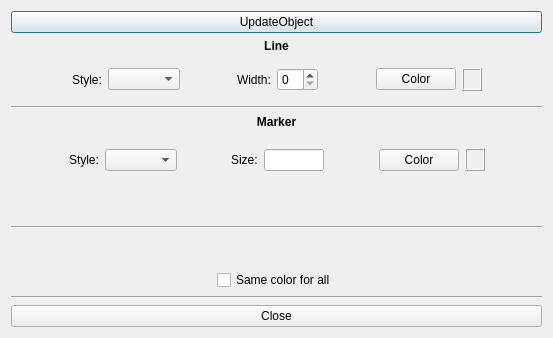
<?xml version="1.0" encoding="UTF-8"?>
<ui version="4.0">
 <class>ALineMarkerFillDialog</class>
 <widget class="QDialog" name="ALineMarkerFillDialog">
  <property name="geometry">
   <rect>
    <x>0</x>
    <y>0</y>
    <width>553</width>
    <height>338</height>
   </rect>
  </property>
  <property name="windowTitle">
   <string>Dialog</string>
  </property>
  <layout class="QVBoxLayout" name="verticalLayout">
   <item>
    <widget class="QPushButton" name="pbUpdateObject">
     <property name="text">
      <string>UpdateObject</string>
     </property>
    </widget>
   </item>
   <item>
    <widget class="QLabel" name="label">
     <property name="font">
      <font>
       <weight>75</weight>
       <bold>true</bold>
      </font>
     </property>
     <property name="text">
      <string>Line</string>
     </property>
     <property name="alignment">
      <set>Qt::AlignCenter</set>
     </property>
    </widget>
   </item>
   <item>
    <widget class="QFrame" name="frLine">
     <property name="frameShape">
      <enum>QFrame::NoFrame</enum>
     </property>
     <property name="frameShadow">
      <enum>QFrame::Raised</enum>
     </property>
     <layout class="QHBoxLayout" name="horizontalLayout_2">
      <item>
       <spacer name="horizontalSpacer_3">
        <property name="orientation">
         <enum>Qt::Horizontal</enum>
        </property>
        <property name="sizeHint" stdset="0">
         <size>
          <width>40</width>
          <height>20</height>
         </size>
        </property>
       </spacer>
      </item>
      <item>
       <widget class="QLabel" name="label_3">
        <property name="text">
         <string>Style:</string>
        </property>
       </widget>
      </item>
      <item>
       <widget class="QComboBox" name="cobLineStyle"/>
      </item>
      <item>
       <spacer name="horizontalSpacer_4">
        <property name="orientation">
         <enum>Qt::Horizontal</enum>
        </property>
        <property name="sizeHint" stdset="0">
         <size>
          <width>40</width>
          <height>20</height>
         </size>
        </property>
       </spacer>
      </item>
      <item>
       <widget class="QLabel" name="label_2">
        <property name="text">
         <string>Width:</string>
        </property>
       </widget>
      </item>
      <item>
       <widget class="QSpinBox" name="sbLineWidth"/>
      </item>
      <item>
       <spacer name="horizontalSpacer_5">
        <property name="orientation">
         <enum>Qt::Horizontal</enum>
        </property>
        <property name="sizeHint" stdset="0">
         <size>
          <width>40</width>
          <height>20</height>
         </size>
        </property>
       </spacer>
      </item>
      <item>
       <widget class="QPushButton" name="pbLineColor">
        <property name="text">
         <string>Color</string>
        </property>
       </widget>
      </item>
      <item>
       <widget class="QFrame" name="frLineCol">
        <property name="sizePolicy">
         <sizepolicy hsizetype="Minimum" vsizetype="Minimum">
          <horstretch>0</horstretch>
          <verstretch>0</verstretch>
         </sizepolicy>
        </property>
        <property name="minimumSize">
         <size>
          <width>20</width>
          <height>20</height>
         </size>
        </property>
        <property name="maximumSize">
         <size>
          <width>25</width>
          <height>23</height>
         </size>
        </property>
        <property name="frameShape">
         <enum>QFrame::Box</enum>
        </property>
        <property name="frameShadow">
         <enum>QFrame::Raised</enum>
        </property>
       </widget>
      </item>
      <item>
       <spacer name="horizontalSpacer_6">
        <property name="orientation">
         <enum>Qt::Horizontal</enum>
        </property>
        <property name="sizeHint" stdset="0">
         <size>
          <width>40</width>
          <height>20</height>
         </size>
        </property>
       </spacer>
      </item>
     </layout>
    </widget>
   </item>
   <item>
    <widget class="Line" name="line_2">
     <property name="orientation">
      <enum>Qt::Horizontal</enum>
     </property>
    </widget>
   </item>
   <item>
    <widget class="QLabel" name="label_4">
     <property name="font">
      <font>
       <weight>75</weight>
       <bold>true</bold>
      </font>
     </property>
     <property name="text">
      <string>Marker</string>
     </property>
     <property name="alignment">
      <set>Qt::AlignCenter</set>
     </property>
    </widget>
   </item>
   <item>
    <widget class="QFrame" name="frMarker">
     <property name="minimumSize">
      <size>
       <width>0</width>
       <height>50</height>
      </size>
     </property>
     <property name="frameShape">
      <enum>QFrame::NoFrame</enum>
     </property>
     <property name="frameShadow">
      <enum>QFrame::Raised</enum>
     </property>
     <layout class="QHBoxLayout" name="horizontalLayout_3">
      <item>
       <spacer name="horizontalSpacer_7">
        <property name="orientation">
         <enum>Qt::Horizontal</enum>
        </property>
        <property name="sizeHint" stdset="0">
         <size>
          <width>40</width>
          <height>20</height>
         </size>
        </property>
       </spacer>
      </item>
      <item>
       <widget class="QLabel" name="label_5">
        <property name="text">
         <string>Style:</string>
        </property>
       </widget>
      </item>
      <item>
       <widget class="QComboBox" name="cobMarkerStyle"/>
      </item>
      <item>
       <spacer name="horizontalSpacer_8">
        <property name="orientation">
         <enum>Qt::Horizontal</enum>
        </property>
        <property name="sizeHint" stdset="0">
         <size>
          <width>40</width>
          <height>20</height>
         </size>
        </property>
       </spacer>
      </item>
      <item>
       <widget class="QLabel" name="label_6">
        <property name="text">
         <string>Size:</string>
        </property>
       </widget>
      </item>
      <item>
       <widget class="QLineEdit" name="ledMarkerSize">
        <property name="maximumSize">
         <size>
          <width>60</width>
          <height>16777215</height>
         </size>
        </property>
       </widget>
      </item>
      <item>
       <spacer name="horizontalSpacer_10">
        <property name="orientation">
         <enum>Qt::Horizontal</enum>
        </property>
        <property name="sizeHint" stdset="0">
         <size>
          <width>40</width>
          <height>20</height>
         </size>
        </property>
       </spacer>
      </item>
      <item>
       <widget class="QPushButton" name="pbMarkerColor">
        <property name="text">
         <string>Color</string>
        </property>
       </widget>
      </item>
      <item>
       <widget class="QFrame" name="frMarkerCol">
        <property name="sizePolicy">
         <sizepolicy hsizetype="Minimum" vsizetype="Minimum">
          <horstretch>0</horstretch>
          <verstretch>0</verstretch>
         </sizepolicy>
        </property>
        <property name="minimumSize">
         <size>
          <width>20</width>
          <height>20</height>
         </size>
        </property>
        <property name="maximumSize">
         <size>
          <width>25</width>
          <height>23</height>
         </size>
        </property>
        <property name="frameShape">
         <enum>QFrame::Box</enum>
        </property>
        <property name="frameShadow">
         <enum>QFrame::Raised</enum>
        </property>
       </widget>
      </item>
      <item>
       <spacer name="horizontalSpacer_9">
        <property name="orientation">
         <enum>Qt::Horizontal</enum>
        </property>
        <property name="sizeHint" stdset="0">
         <size>
          <width>40</width>
          <height>20</height>
         </size>
        </property>
       </spacer>
      </item>
     </layout>
    </widget>
   </item>
   <item>
    <spacer name="verticalSpacer">
     <property name="orientation">
      <enum>Qt::Vertical</enum>
     </property>
     <property name="sizeHint" stdset="0">
      <size>
       <width>20</width>
       <height>40</height>
      </size>
     </property>
    </spacer>
   </item>
   <item>
    <widget class="Line" name="line_3">
     <property name="orientation">
      <enum>Qt::Horizontal</enum>
     </property>
    </widget>
   </item>
   <item>
    <spacer name="verticalSpacer_2">
     <property name="orientation">
      <enum>Qt::Vertical</enum>
     </property>
     <property name="sizeHint" stdset="0">
      <size>
       <width>20</width>
       <height>40</height>
      </size>
     </property>
    </spacer>
   </item>
   <item>
    <layout class="QHBoxLayout" name="horizontalLayout">
     <item>
      <spacer name="horizontalSpacer">
       <property name="orientation">
        <enum>Qt::Horizontal</enum>
       </property>
       <property name="sizeHint" stdset="0">
        <size>
         <width>40</width>
         <height>20</height>
        </size>
       </property>
      </spacer>
     </item>
     <item>
      <widget class="QCheckBox" name="checkBox">
       <property name="text">
        <string>Same color for all</string>
       </property>
      </widget>
     </item>
     <item>
      <spacer name="horizontalSpacer_2">
       <property name="orientation">
        <enum>Qt::Horizontal</enum>
       </property>
       <property name="sizeHint" stdset="0">
        <size>
         <width>40</width>
         <height>20</height>
        </size>
       </property>
      </spacer>
     </item>
    </layout>
   </item>
   <item>
    <widget class="Line" name="line">
     <property name="orientation">
      <enum>Qt::Horizontal</enum>
     </property>
    </widget>
   </item>
   <item>
    <widget class="QPushButton" name="pbClose">
     <property name="text">
      <string>Close</string>
     </property>
    </widget>
   </item>
  </layout>
 </widget>
 <resources/>
 <connections>
  <connection>
   <sender>sbLineWidth</sender>
   <signal>editingFinished()</signal>
   <receiver>pbUpdateObject</receiver>
   <slot>click()</slot>
   <hints>
    <hint type="sourcelabel">
     <x>108</x>
     <y>137</y>
    </hint>
    <hint type="destinationlabel">
     <x>104</x>
     <y>27</y>
    </hint>
   </hints>
  </connection>
  <connection>
   <sender>cobLineStyle</sender>
   <signal>activated(int)</signal>
   <receiver>pbUpdateObject</receiver>
   <slot>click()</slot>
   <hints>
    <hint type="sourcelabel">
     <x>246</x>
     <y>140</y>
    </hint>
    <hint type="destinationlabel">
     <x>215</x>
     <y>31</y>
    </hint>
   </hints>
  </connection>
 </connections>
</ui>
